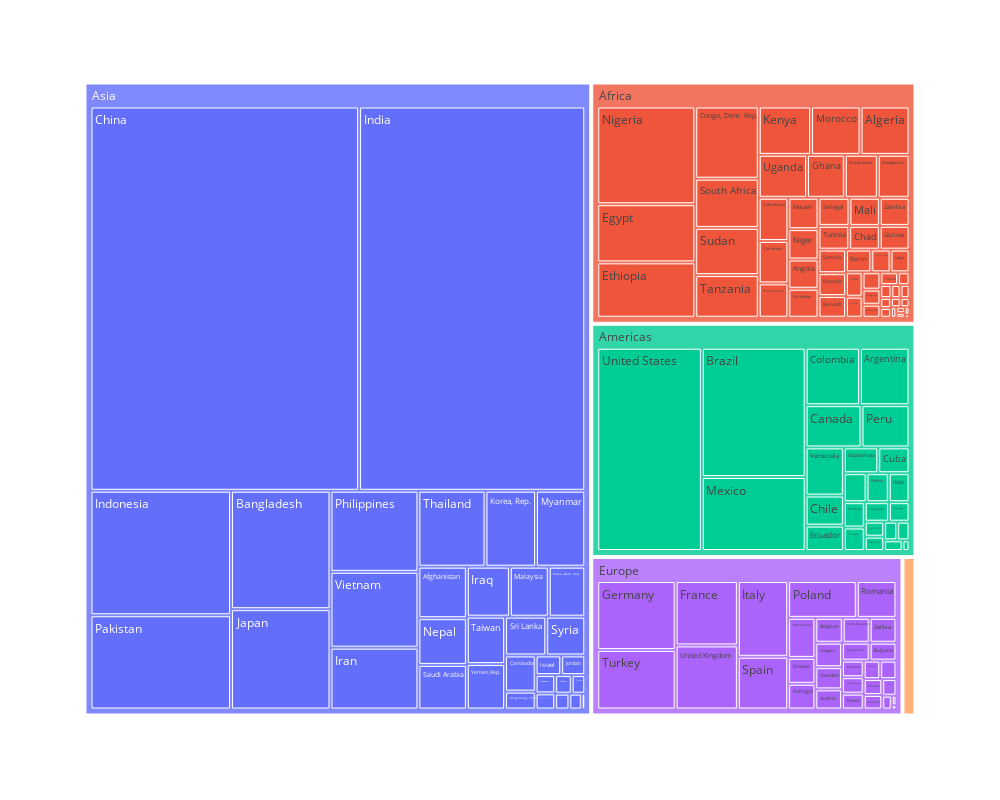

The cell this chart's notebook holds for it:
### Code cell
fig = px.treemap(
    df,
    path=["continent", "country"],
    values="pop",
    width=1000,
    height=800
)

fig.show()

### Figure 1 — Plotly figure (JSON) as saved in the notebook; plotly's stock layout.template omitted (floating-point values rounded to 4 significant figures; data arrays with more than 128 entries replaced by an {"elided": "..."} marker saying what was removed)
{"data": [{"branchvalues": "total", "domain": {"x": [0, 1], "y": [0, 1]}, "hovertemplate": "labels=%{label}<br>pop=%{value}<br>parent=%{parent}<br>id=%{id}<extra></extra>", "ids": {"elided": "147 str values"}, "labels": {"elided": "147 str values"}, "name": "", "parents": {"elided": "147 str values"}, "type": "treemap", "values": {"elided": "147 int values"}}], "layout": {"height": 800, "legend": {"tracegroupgap": 0}, "margin": {"t": 60}, "width": 1000}}
